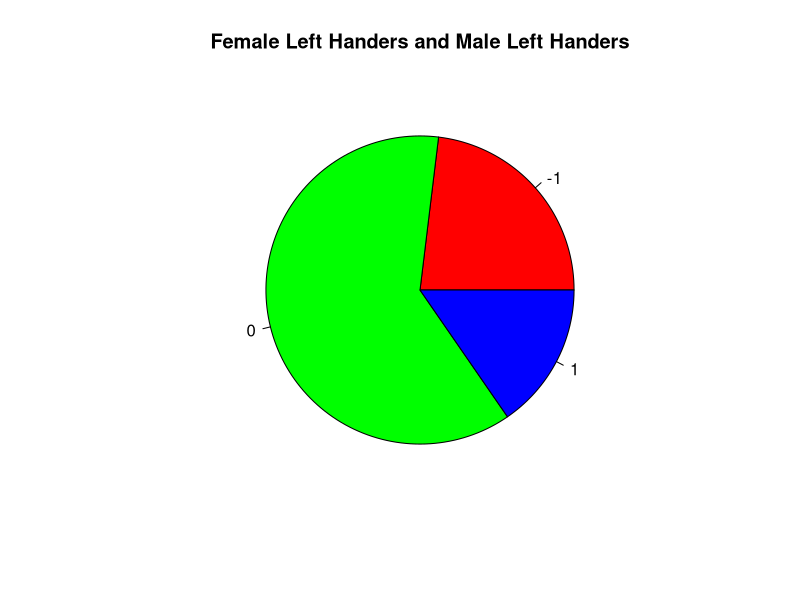
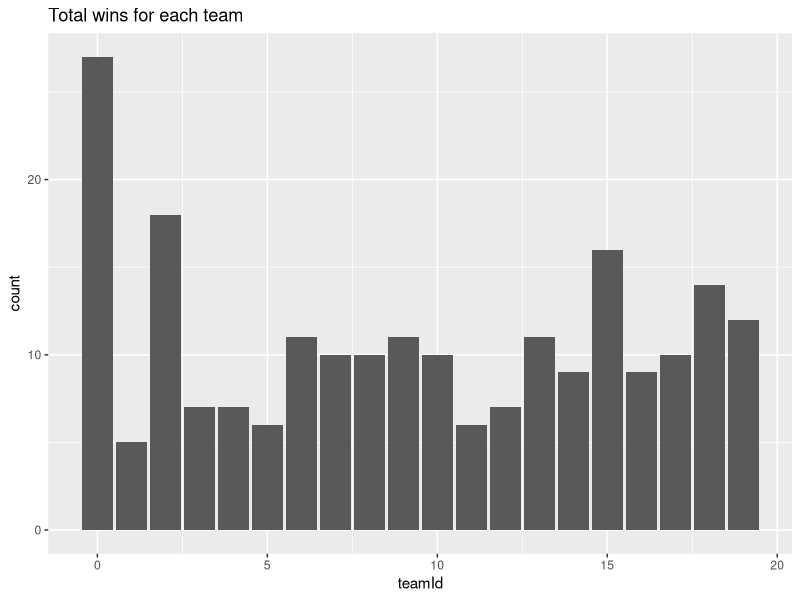
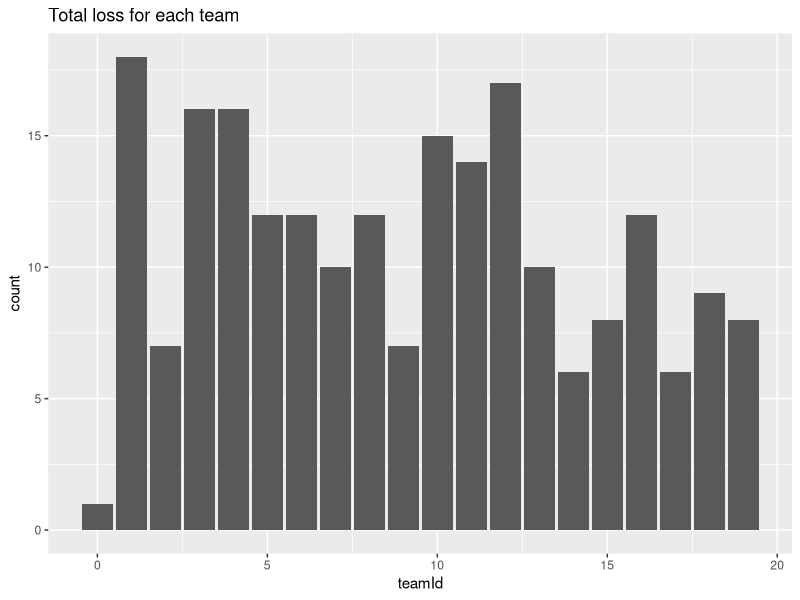
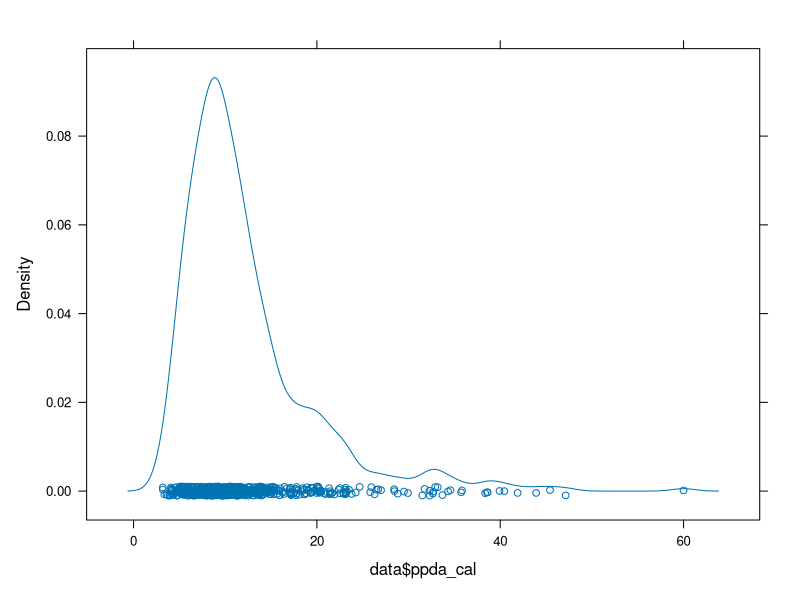
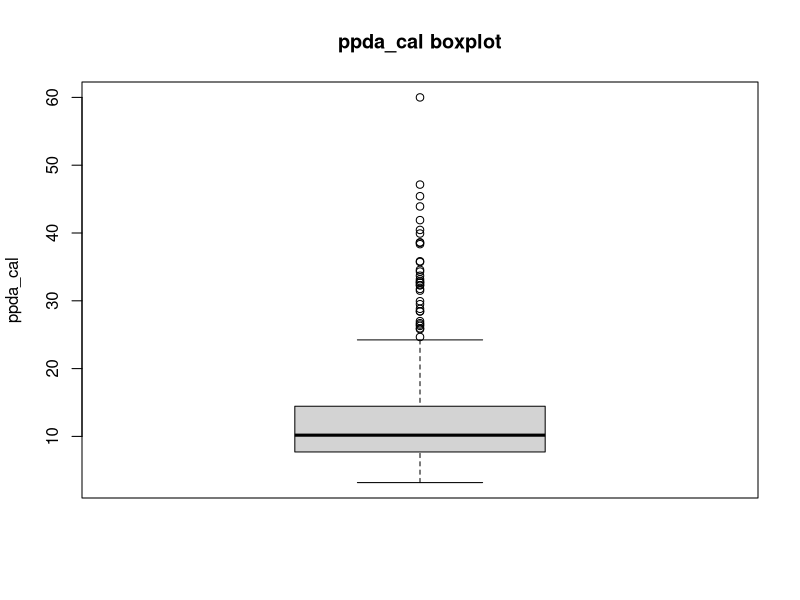
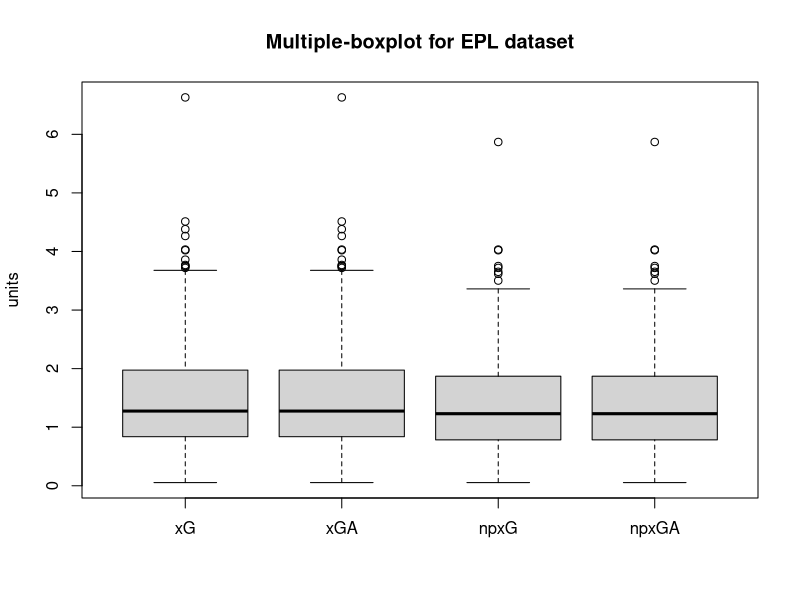
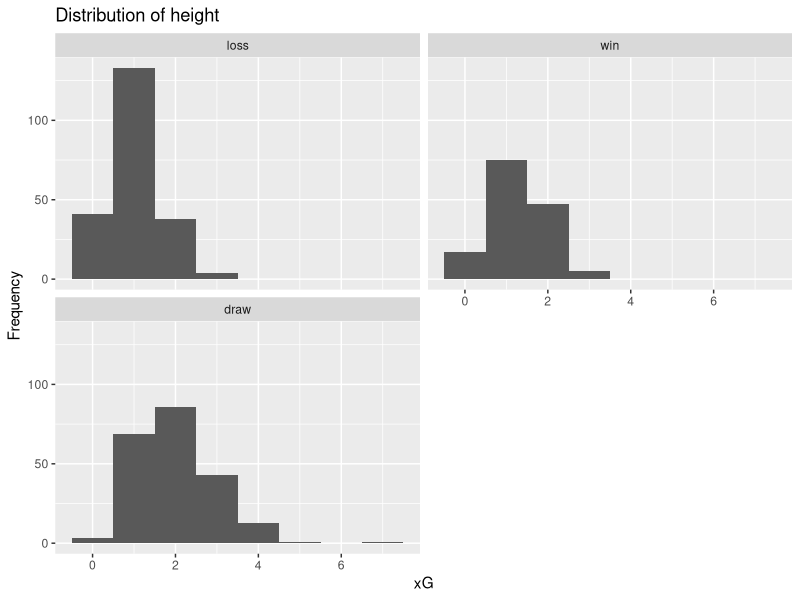
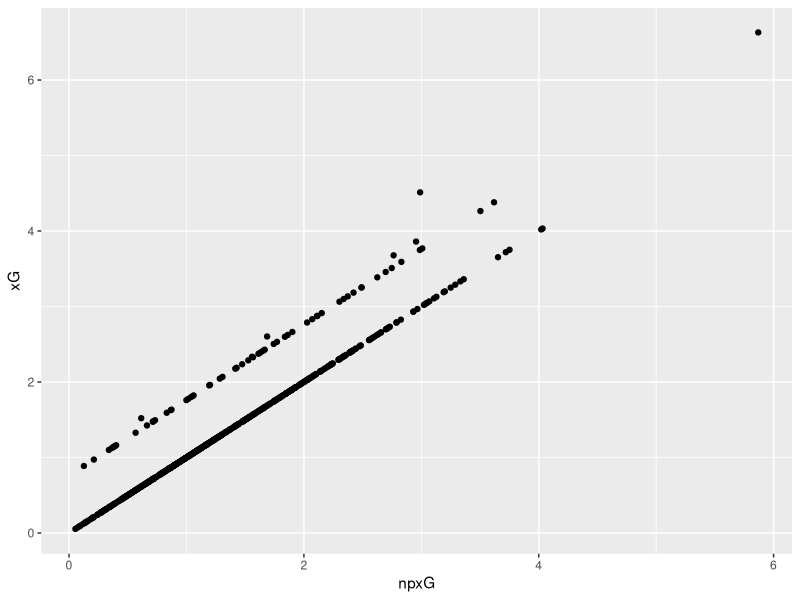

Write the R code that produced these figures, in order.
## ---- chunk 1
knitr::opts_chunk$set(echo = TRUE)
## ---- chunk 2
data <- read.csv("epl2020.csv")
head(data)
## ---- chunk 3
str(data)
## ---- chunk 4
print("Dimension: ") 
dim(data)
## ---- chunk 5
colnames(data)
## ---- chunk 6
unique(data["teamId"])
unique(data["h_a"])
unique(data["result"])
## ---- chunk 7
data[data$teamId=="Liverpool", 'teamId'] <- as.numeric(0)
data[data$teamId=="Norwich", 'teamId'] <- as.numeric(1)
data[data$teamId=="Man City", 'teamId'] <- as.numeric(2)
data[data$teamId=="West Ham", 'teamId'] <- as.numeric(3)
data[data$teamId=="Bournemouth", 'teamId'] <- as.numeric(4)
data[data$teamId=="Brighton", 'teamId'] <- as.numeric(5)
data[data$teamId=="Burnley", 'teamId'] <- as.numeric(6)
data[data$teamId=="Crystal Palace", 'teamId'] <- as.numeric(7)
data[data$teamId=="Everton", 'teamId'] <- as.numeric(8)
data[data$teamId=="Sheffield United", 'teamId'] <- as.numeric(9)
data[data$teamId=="Southampton", 'teamId'] <- as.numeric(10)
data[data$teamId=="Watford", 'teamId'] <- as.numeric(11)
data[data$teamId=="Aston Villa", 'teamId'] <- as.numeric(12)
data[data$teamId=="Tottenham", 'teamId'] <- as.numeric(13)
data[data$teamId=="Arsenal", 'teamId'] <- as.numeric(14)
data[data$teamId=="Leicester", 'teamId'] <- as.numeric(15)
data[data$teamId=="Newcastle United", 'teamId'] <- as.numeric(16)
data[data$teamId=="Wolves", 'teamId'] <- as.numeric(17)
data[data$teamId=="Chelsea", 'teamId'] <- as.numeric(18)
data[data$teamId=="Man Utd", 'teamId'] <- as.numeric(19)

data[data$h_a=="h", 'h_a'] <- as.numeric(1)
data[data$h_a=="a", 'h_a'] <- as.numeric(0)

data[data$result=="w", 'result'] <- as.numeric(1)
data[data$result=="d", 'result'] <- as.numeric(0)
data[data$result=="l", 'result'] <- as.numeric(-1)

data$teamId = as.numeric(as.character(data$teamId))
data$h_a = as.numeric(as.character(data$h_a))
data$result = as.numeric(as.character(data$result))

head(data, 7)
## ---- chunk 8
str(data)
## ---- chunk 9
# Remove the 2 columns:
data <- subset(data, select = -c(matchDay, Referee.x, date))
str(data)
## ---- chunk 10
library(tidyverse)
## ---- chunk 11
print(paste("Number of missing values = ", sum(is.na(data))))
## ---- chunk 12
print(paste("Number of duplicate entries = ", sum(duplicated(data))))
## ---- chunk 13
summary(data)
## ---- chunk 14
library(dplyr)
library(caret)
library(ggplot2)
library(lattice)
library(e1071)
## ---- chunk 15
# Arsenal team ID is 14
arsenal_l <- data%>%
  filter(teamId == 14 & h_a == 1 & result == -1)
arsenal_d <- data%>%
  filter(teamId == 14 & h_a == 1 & result == 0)
arsenal_w <- data%>%
  filter(teamId == 14 & h_a == 1 & result == 1)
print(paste("Total victory: ", count(arsenal_w)))
print(paste("Total draw: ", count(arsenal_d)))
print(paste("Total loss: ", count(arsenal_l)))
## ---- chunk 16
shots <- data %>%
  filter(teamId == 14 & h_a == 0) %>%
  select(result)
shots
pie(table(shots$result), main = 'Female Left Handers and Male Left Handers', col=rainbow(3))
# 0 -> draw, 1 -> win and -1 -> loss of the game
## ---- chunk 17
# Find the total number of wins and see which team has the highest value
df1 <- data %>%
  filter(result == 1)
ggplot(df1,aes(x=teamId))+geom_bar()+ggtitle("Total wins for each team")
# teamId = 0 corresponds to Liverpool
## ---- chunk 18
df2 <- data %>%
  filter(result == -1)
ggplot(df2,aes(x=teamId))+geom_bar()+ggtitle("Total loss for each team")
# teamId = 1 corresponds to Norwich
## ---- chunk 19
densityplot(data$ppda_cal)
## ---- chunk 20
print(paste("Skewness = ", skewness(data$ppda_cal)))
print(paste("Kurtosis = ", kurtosis(data$ppda_cal)))
# This means mean is greater than median greater than mode
# Leptokurtic becasue of the positive value
## ---- chunk 21
boxplot(data$ppda_cal, main="ppda_cal boxplot", ylab = "ppda_cal")
## ---- chunk 22
boxplot(data[, 3:6], main="Multiple-boxplot for EPL dataset", ylab = "units")
## ---- chunk 23
cols = colnames(data)
for (c in cols) {
  print(paste("Column", c, ": ", cor(data[[c]],data$xG)))
}
## ---- chunk 24
cols = colnames(data)
for (c in cols) {
  print(paste("Column", c, ": ", cov(data[[c]],data$xG)))
}
## ---- chunk 25
mean_charge <- mean(data$xG)
median_charge <- median(data$xG)
var_charge <- var(data$xG)
sd_charge <- sd(data$xG)
print(paste("mean_xG = ", mean_charge))
print(paste("median_xG = ", median_charge))
print(paste("var_xG = ", var_charge))
print(paste("sd_xG = ", sd_charge))
## ---- chunk 26
gf = factor(data$result,levels = c("-1","0","1"),labels = c("loss","win","draw"))
ggplot(data,aes(x=xG,fill=h_a))+geom_histogram(binwidth = 1)+labs(title = "Distribution of height",y='Frequency')+facet_wrap(gf,ncol=2)
## ---- chunk 27
ggplot(data, aes(x=npxG,y=xG))+geom_point()
## ---- chunk 28
pairs(data[, c("AS.x", "npxG", "deep", "scored", "wins", "draws", "npxGD", "pts", "allowed_ppda")])
## ---- chunk 29
model1 <- lm(xG~.,data=data)
model1
## ---- chunk 30
summary(model1)
## ---- chunk 31
sigma(model1)
## ---- chunk 32
confint(model1)
## ---- chunk 33
plot(model1, 1)
## ---- chunk 34
par(mar=c(2,2,2,2))
hist(model1$residuals)
## ---- chunk 35
qqnorm(model1$residuals,ylab = "Residuals")
qqline(model1$residuals)
## ---- chunk 36
sig_data = subset(data, select = c(xG, xGA, npxG, npxGA, deep, deep_allowed, scored, missed, xpts, result, HC.x))
str(sig_data)
## ---- chunk 37
ggplot(data,aes(x=xG,y=xGA))+geom_point()+geom_smooth()
## ---- chunk 38
ggplot(data,aes(x=xG,y=npxG))+geom_point()+geom_smooth(method='lm',se=FALSE)
## ---- chunk 39
ggplot(data,aes(x=xG,y=npxGA))+geom_point()+geom_smooth(method='lm',se=FALSE)
## ---- chunk 40
ggplot(data,aes(x=xG,y=deep))+geom_point()+geom_smooth(method='lm',se=FALSE)
## ---- chunk 41
ggplot(data,aes(x=xG,y=deep_allowed))+geom_point()+geom_smooth(method='lm',se=FALSE)
## ---- chunk 42
ggplot(data,aes(x=xG,y=scored))+geom_point()+geom_smooth(method='lm',se=FALSE)
## ---- chunk 43
ggplot(data,aes(x=xG,y=missed))+geom_point()+geom_smooth(method='lm',se=FALSE)
## ---- chunk 44
ggplot(data,aes(x=xG,y=xpts))+geom_point()+geom_smooth(method='lm',se=FALSE)
## ---- chunk 45
ggplot(data,aes(x=xG,y=result))+geom_point()+geom_smooth(method='lm')
## ---- chunk 46
ggplot(data,aes(x=xG,y=HC.x))+geom_point()+geom_smooth(method='lm')
## ---- chunk 47
set.seed(123)
train_samples <- sig_data$xG %>% 
  createDataPartition(p=0.8,list=FALSE)
head(train_samples)
## ---- chunk 48
train <- sig_data[train_samples,]
test <- sig_data[-train_samples,]
model2 <- lm(xG~.,data=train)
## ---- chunk 49
summary(model2)
## ---- chunk 50
sigma(model2)
## ---- chunk 51
confint(model2)
## ---- chunk 52
plot(model2, 1)
## ---- chunk 53
par(mar=c(2,2,2,2))
hist(model2$residuals)
## ---- chunk 54
qqnorm(model2$residuals,ylab = "Residuals")
qqline(model2$residuals)
## ---- chunk 55
pred <- model2 %>%
  predict(test)
R2 <- R2(pred,test$xG)
R2
## ---- chunk 56
RMSE <- RMSE(pred,test$xG)
RMSE
